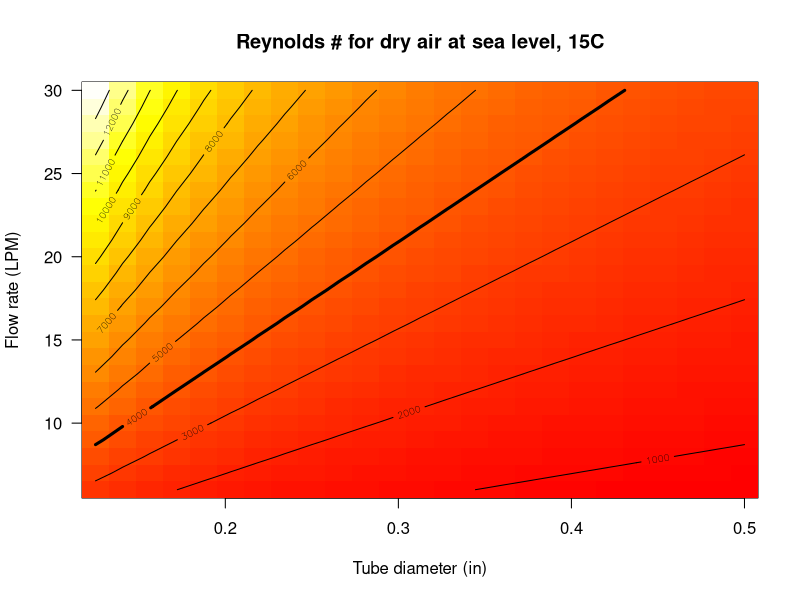

Generate this figure with R:
"reynolds.tube" <- function(diam, rate, kvisc)
{
    ## Value: numeric; Reynolds number (unit-less)
    ## --------------------------------------------------------------------
    ## Arguments: diam=diameter of tube (m); rate=volumetric flow rate
    ## (m3/s) of fluid in tube; kvisc=kinematic viscosity of fluid (m2/s)
    ## --------------------------------------------------------------------
    ## Purpose: Calculate Reynolds number for eddy covariance studies,
    ## where choice of pipe diameter and flow rates are key variables
    ## because we want to achieve turbulent flow (Re > 4000).  We use the
    ## simplified Reynolds number calculation using kinematic viscosity,
    ## rather than the more complex formula using dynamic viscosity and
    ## density of fluid.
    ## --------------------------------------------------------------------
    ## Author: Sebastian P. Luque
    ## --------------------------------------------------------------------
    vel <- (4 / pi) * (rate / (diam ^ 2)) # m/s
    (vel * diam) / kvisc
}

## Some unit conversions
## 1 m3/s = 60000 L/min
## 1 in = 0.0254 m
## Kinematic viscosity of air at sea level, 15C = 14.55e-6 m2/s
kvisc <- 14.55e-6
## Diameter and rate vectors of same length for square grid
rates.lpm <- seq(6, 30)                 # L/min
rates <- rates.lpm / 60000              # m3/s
diameters.in <- seq(1/8, 1/2, 1/64)     # inches
diameters <- diameters.in * 0.0254      # m
Re <- outer(diameters, rates, reynolds.tube, kvisc)
## Plot
pdf("reynolds_dry_air_15C.pdf")
image(diameters.in, rates.lpm, Re, col=heat.colors(100),
      xlab="Tube diameter (in)", ylab="Flow rate (LPM)",
      main="Reynolds # for dry air at sea level, 15C", las=1)
contour(diameters.in, rates.lpm, Re,
        levels=c(seq(1000, 3000, 1000), seq(5000, 13000, 1000)),
        add=TRUE)
contour(diameters.in, rates.lpm, Re, levels=4000, lwd=3, add=TRUE)
dev.off()
